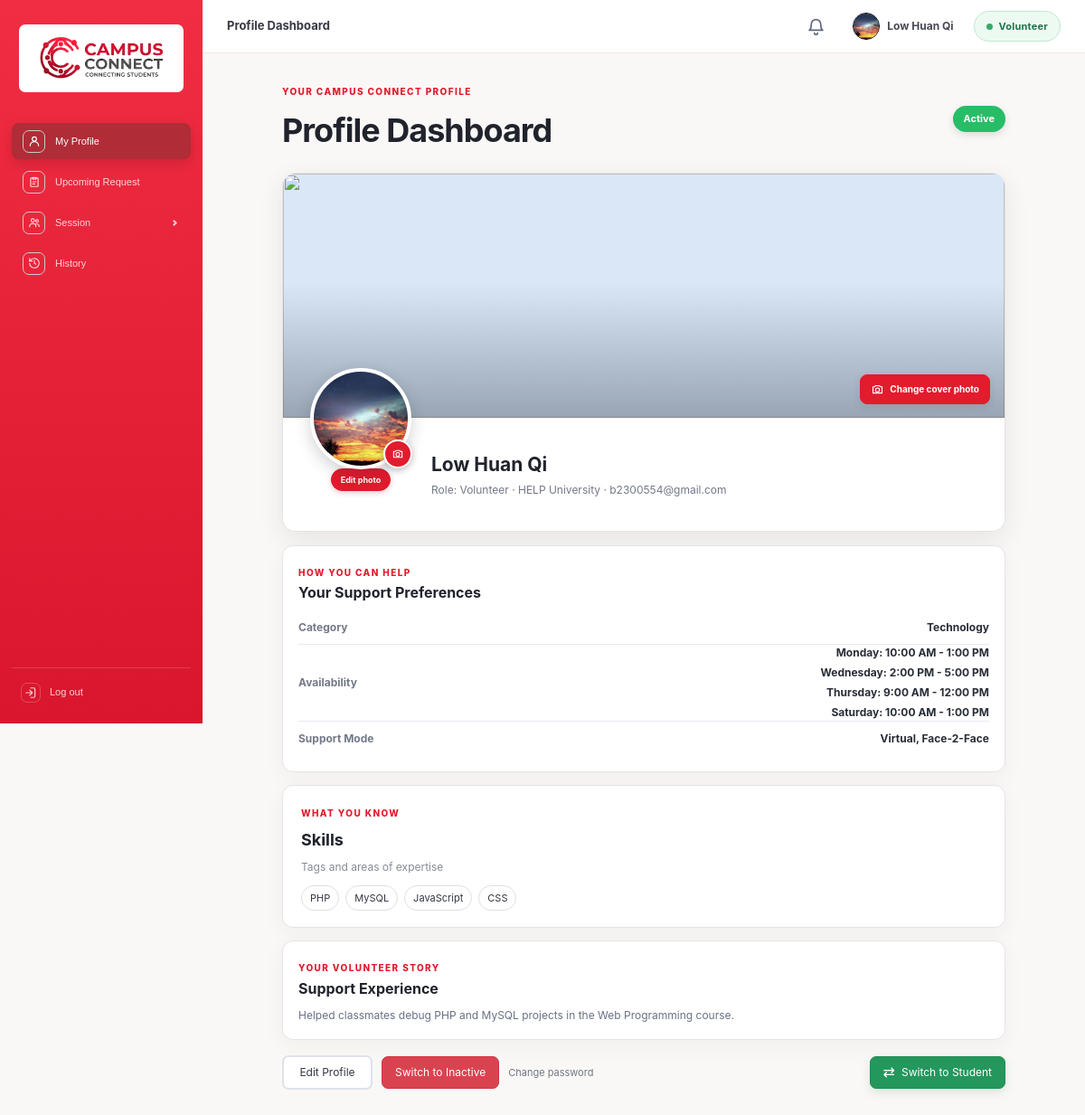
/backend/profile_management/volunteer.php (signed in), run on the app's committed database.
### tables this page shows
CREATE TABLE `users` (
  `id` int(11) NOT NULL,
  `email` varchar(150) NOT NULL,
  `full_name` varchar(100) NOT NULL,
  `university_name` varchar(100) NOT NULL,
  `password_hash` varchar(255) NOT NULL,
  `picture_url` varchar(255) DEFAULT NULL,
  `cover_photo_url` varchar(255) DEFAULT NULL,
  `volunteer_picture_url` varchar(255) DEFAULT NULL,
  `volunteer_cover_photo_url` varchar(255) DEFAULT NULL,
  `education` varchar(500) DEFAULT NULL,
  `skills` varchar(500) DEFAULT NULL,
  `support_experience` varchar(1000) DEFAULT NULL,
  `tfa_code` varchar(255) DEFAULT NULL,
  `tfa_expiry` datetime DEFAULT NULL,
  `failed_attempts` int(11) NOT NULL DEFAULT 0,
  `locked_until` datetime DEFAULT NULL,
  `remember_token_hash` char(64) DEFAULT NULL,
  `remember_expires` datetime DEFAULT NULL,
  `reset_code` varchar(6) DEFAULT NULL,
  `reset_expiry` datetime DEFAULT NULL,
  `is_volunteer` char(1) NOT NULL DEFAULT 'N',
  `is_active` char(1) NOT NULL DEFAULT 'N',
  `created_at` datetime NOT NULL DEFAULT current_timestamp()
);

### backend/general/account_functions.php (called while the page is built, shortened)
<?php
require_once __DIR__ . '/db.php';
function e($value): string {
    return htmlspecialchars((string)$value, ENT_QUOTES, 'UTF-8');
}
function current_user(): ?array {
    global $pdo;
    $stmt = $pdo->prepare('SELECT * FROM users WHERE id = ?');
    $stmt->execute([$_SESSION['user_id']]);
    $user = $stmt->fetch();
    return $user ?: null;
}
?>

### backend/general/notifications.php (called while the page is built, shortened)
<?php
function notificationTypesForRole(?string $role): array
{
    return match ($role) {
        'student' => ['Session Requested', 'Feedback Received', 'Pending Request'],
        'volunteer' => ['Request Submitted', 'Request Response', 'Status Update', 'Session Scheduled', 'Session Rejected', 'Feedback Reminder'],
        default => [],
    };
}
function notificationRoleFilter(?string $role): array
{
    $types = notificationTypesForRole($role);
    return [' AND notice_type NOT IN (' . implode(', ', array_fill(0, count($types), '?')) . ')', str_repeat('s', count($types))];
}
function bindNotificationQueryParams(mysqli_stmt $stmt, int $userId, ?string $role, string $types): void
{
    $values = array_merge([$userId], notificationTypesForRole($role));
    $params = ['i' . $types];
    foreach ($values as &$value) {
        $params[] = &$value;
    }
    call_user_func_array([$stmt, 'bind_param'], $params);
}
function countUnreadNotifications(mysqli $conn, int $userId, ?string $role = null): int
{
    [$roleFilter, $types] = notificationRoleFilter($role);
    $stmt = $conn->prepare("SELECT COUNT(*) FROM notifications WHERE user_id = ? AND is_read = 'N'" . $roleFilter);
    bindNotificationQueryParams($stmt, $userId, $role, $types);
    $stmt->execute();
    return (int)$stmt->get_result()->fetch_row()[0];
}

### backend/profile_management/volunteer.php (the view, shortened to what this page needs)
<?php
require_once dirname(__DIR__) . '/general/account_functions.php';
require_once dirname(__DIR__) . '/general/dashboard_header.php';
require_once dirname(__DIR__) . '/general/notifications.php';
$user = current_user();
$profilePicture = $user['volunteer_picture_url'] ?? '';
$coverPhoto = $user['volunteer_cover_photo_url'] ?? '';
$stmt = $pdo->prepare('SELECT category, preferred_day, start_time, end_time, support_mode, is_available FROM volunteers WHERE user_id = ? ORDER BY FIELD(preferred_day, \'Monday\', \'Tuesday\', \'Wednesday\', \'Thursday\', \'Friday\', \'Saturday\', \'Sunday\'), start_time');
$stmt->execute([$user['id']]);
$slots = $stmt->fetchAll();
$available = (bool)array_filter($slots, static fn($slot) => ($slot['is_available'] ?? 'N') === 'Y');
$categories = array_values(array_unique(array_column($slots, 'category')));
$skills = array_filter(array_map('trim', explode(',', (string)($user['skills'] ?? ''))));
$daySchedules = [];
foreach ($slots as $slot) $daySchedules[$slot['preferred_day']] = date('g:i A', strtotime($slot['start_time'])) . ' - ' . date('g:i A', strtotime($slot['end_time']));
$modes = array_values(array_unique(array_column($slots, 'support_mode')));
?>
<!DOCTYPE html>
<html lang="en">
<head>
    <link rel="stylesheet" href="<?= BASE_URL ?>/frontend/css/style.css">
    <link rel="stylesheet" href="<?= BASE_URL ?>/frontend/css/profile.css">
</head>
<body class="account-page dashboard-page profile-view-page volunteer-profile-page">
<div class="dashboard-app">
<?php include dirname(__DIR__) . '/general/account_sidebar.php'; ?>
<main class="dashboard-main">
    <?= renderDashboardHeader('Profile Dashboard', $user, null, countUnreadNotifications($conn, (int)$user['id'], 'volunteer')) ?>
    <div class="dashboard-shell profile-dashboard-shell volunteer-profile-shell">
        <div class="profile-page-heading volunteer-profile-heading"><div><span class="account-eyebrow">YOUR CAMPUS CONNECT PROFILE</span><h1>Profile Dashboard</h1></div><span class="volunteer-status <?= $available ? 'is-active' : 'is-paused' ?>"><?= $available ? 'Active' : 'Inactive' ?></span></div>
        <section class="profile-showcase-card">
            <a class="profile-cover" href="<?= BASE_URL ?>/profile_cover.php" aria-label="Change cover photo">
                <img class="profile-cover-image" src="<?= e($coverPhoto ?: DEFAULT_COVER_PHOTO) ?>" alt="">
                <span class="profile-cover-action"><svg viewBox="0 0 24 24" aria-hidden="true"><path d="M4 7.5h3l1.4-2h7.2l1.4 2h3v11H4z"/><circle cx="12" cy="13" r="3.5"/></svg>Change cover photo</span>
            </a>
            <div class="profile-identity-card">
                <div class="profile-avatar-wrap">
                    <a class="profile-identity-avatar" href="<?= BASE_URL ?>/profile_picture.php" aria-label="Change profile photo"><img src="<?= e($profilePicture ?: DEFAULT_PROFILE_PICTURE) ?>" alt=""></a>
                    <a class="profile-avatar-camera" href="<?= BASE_URL ?>/profile_picture.php" aria-label="Change profile photo"><svg viewBox="0 0 24 24" aria-hidden="true"><path d="M4 7.5h3l1.4-2h7.2l1.4 2h3v11H4z"/><circle cx="12" cy="13" r="3.5"/></svg></a>
                    <a class="profile-photo-edit" href="<?= BASE_URL ?>/profile_picture.php">Edit photo</a>
                </div>
                <div class="profile-identity-copy"><h2><?= e($user['full_name']) ?></h2><p>Role: Volunteer <span aria-hidden="true">·</span> <?= e($user['university_name'] ?? 'Campus Connect') ?> <span aria-hidden="true">·</span> <?= e($user['email']) ?></p></div>
            </div>
        </section>
        <section class="volunteer-preferences-card">
            <span class="account-eyebrow">HOW YOU CAN HELP</span>
            <h2>Your Support Preferences</h2>
            <div class="volunteer-preference-row"><span>Category</span><strong><?= $categories ? e(implode(', ', $categories)) : 'Not set' ?></strong></div>
            <div class="volunteer-preference-row"><span>Availability</span><div class="volunteer-schedule-list"><?php foreach ($daySchedules as $day => $time): ?><span><?= e($day) ?>: <?= e($time) ?></span><?php endforeach; ?></div></div>
            <div class="volunteer-preference-row"><span>Support Mode</span><strong><?= $modes ? e(implode(', ', $modes)) : 'Not set' ?></strong></div>
        </section>
        <section class="volunteer-skills-card"><span class="account-eyebrow">WHAT YOU KNOW</span><h2>Skills</h2><p class="profile-skill-hint">Tags and areas of expertise</p><div class="profile-skill-list"><?php foreach ($skills as $skill): ?><span><?= e($skill) ?></span><?php endforeach; ?><?php if (!$skills): ?><span class="profile-empty-skill">Add skills to help students find you.</span><?php endif; ?></div></section>
        <section class="volunteer-experience-card"><span class="account-eyebrow">YOUR VOLUNTEER STORY</span><h2>Support Experience</h2><p><?= nl2br(e($user['support_experience'] ?: 'Add your peer support, teaching, mentoring, or volunteering experience to help students get to know you.')) ?></p></section>
        <div class="volunteer-profile-actions">
            <a class="btn btn-secondary" href="<?= BASE_URL ?>/edit_profile.php">Edit Profile</a>
            <?php if ($isVolunteer): ?>
                <form method="post" data-confirm-title="Switch to <?= $available ? 'Inactive' : 'Active' ?>?" data-confirm-message="<?= $available ? 'You will no longer appear available for new student requests. Your schedule will remain saved.' : 'Your volunteer profile will appear available for new student requests.' ?>" data-confirm-submit="Switch status" data-confirm-icon="<?= $available ? 'inactive' : 'active' ?>"><input type="hidden" name="csrf_token" value="<?= e(csrf_token()) ?>"><input type="hidden" name="action" value="<?= $available ? 'inactive' : 'active' ?>"><button class="btn <?= $available ? 'btn-inactive' : 'btn-active' ?>" type="submit" <?= !$available ? 'style="border:1px solid #218b55 !important;color:#218b55 !important;background:#fff !important" onmouseenter="this.style.setProperty(\'background-color\',\'#218b55\',\'important\');this.style.setProperty(\'color\',\'#fff\',\'important\')" onmouseleave="this.style.setProperty(\'background-color\',\'#fff\',\'important\');this.style.setProperty(\'color\',\'#218b55\',\'important\')" onfocus="this.style.setProperty(\'background-color\',\'#218b55\',\'important\');this.style.setProperty(\'color\',\'#fff\',\'important\')" onblur="this.style.setProperty(\'background-color\',\'#fff\',\'important\');this.style.setProperty(\'color\',\'#218b55\',\'important\')"' : '' ?>>Switch to <?= $available ? 'Inactive' : 'Active' ?></button></form>
                <a class="profile-security-link" href="<?= BASE_URL ?>/change_password.php">Change password</a>
                <form method="post" data-confirm-title="Switch to Student?" data-confirm-message="You will stop appearing as available to students. Your volunteer profile and schedule will remain saved." data-confirm-submit="Switch to Student" data-confirm-icon="switch"><input type="hidden" name="csrf_token" value="<?= e(csrf_token()) ?>"><input type="hidden" name="action" value="student"><button class="btn btn-plain" type="submit">Switch to Student</button></form>
            <?php endif; ?>
        </div>
    </div>
</main>
</div>
</body>
</html>

### backend/general/dashboard_header.php (shortened to what this page needs)
<?php
function renderDashboardHeader(string $title, array $user, ?array $back = null, int $unreadNotifications = 0): string
{
    $backLink = '';
    $isVolunteer = ($user['is_volunteer'] ?? 'N') === 'Y';
    $name        = $user['full_name'] ?? 'Student';
    $picture     = $isVolunteer ? ($user['volunteer_picture_url'] ?? '') : ($user['picture_url'] ?? '');
    $avatar = '<img src="' . htmlspecialchars($picture ?: DEFAULT_PROFILE_PICTURE) . '" alt="">';
    $scriptKey = basename(dirname($_SERVER['SCRIPT_NAME'] ?? '')) . '/' . basename($_SERVER['SCRIPT_NAME'] ?? '');
    $isNotificationsPage = $scriptKey === 'notification_management/notifications.php';
    $bellLabel = $isNotificationsPage
        ? 'Close notifications'
        : ($unreadNotifications > 0 ? "Notifications, $unreadNotifications unread" : 'Notifications');
    $bellHref = $isNotificationsPage
        ? BASE_URL . ($isVolunteer ? '/volunteer.php' : '/profile.php')
        : BASE_URL . '/backend/notification_management/notifications.php';
    $bell = '<a class="dashboard-bell"' . ($isNotificationsPage ? ' data-notification-toggle="close"' : '')
          . ' href="' . $bellHref . '" title="' . $bellLabel . '" aria-label="' . $bellLabel . '">'
          . '<svg viewBox="0 0 24 24" aria-hidden="true"><path d="M6 9a6 6 0 0 1 12 0c0 6 2.5 7.5 2.5 7.5h-17S6 15 6 9z"/><path d="M10 20a2 2 0 0 0 4 0"/></svg>'
          . ($unreadNotifications > 0 ? '<span class="dashboard-bell-badge">' . ($unreadNotifications > 9 ? '9+' : $unreadNotifications) . '</span>' : '')
          . '</a>';
    return '<header class="dashboard-header">'
         . '<div class="dashboard-header-title">' . $backLink . '<span>' . htmlspecialchars($title) . '</span></div>'
         . '<nav class="dashboard-nav" aria-label="Account navigation">'
         . $bell
         . '<a class="dashboard-user-chip" href="' . BASE_URL . ($isVolunteer ? '/volunteer.php' : '/profile.php') . '" aria-label="View your profile">'
         . '<span class="dashboard-user-avatar">' . $avatar . '</span>' . htmlspecialchars($name) . '</a>'
         . '<span class="dashboard-role-badge ' . ($isVolunteer ? 'is-volunteer' : 'is-student') . '" aria-label="Current role: ' . ($isVolunteer ? 'Volunteer' : 'Student') . '">' . ($isVolunteer ? 'Volunteer' : 'Student') . '</span>'
         . '</nav></header>'
         . ($isNotificationsPage
             ? '<script>(function () {'
             . 'var closeLink = document.querySelector("[data-notification-toggle=\\"close\\"]");'
             . 'if (!closeLink) { return; }'
             . 'closeLink.addEventListener("click", function (event) {'
             . '  if (window.history.length < 2 || !document.referrer) { return; }'
             . '  if (document.referrer === window.location.origin || document.referrer.indexOf(window.location.origin + "/") === 0) {'
             . '    event.preventDefault();'
             . '    window.history.back();'
             . '  }'
             . '});'
             . '})();</script>'
             : '');
}

### data on the page
users: volunteer_picture_url (picture), full_name "Low Huan Qi", university_name "HELP University", email "b2300554@gmail.com", skills "PHP", skills "MySQL", skills "JavaScript", skills "CSS", support_experience "Helped classmates debug PHP and MySQL projects in the Web Programming course."

### other printed values
$title "Profile Dashboard"
implode(', ', $categories) "Technology"
$day "Monday"
$time "10:00 AM - 1:00 PM"
$day "Wednesday"
$time "2:00 PM - 5:00 PM"
$day "Thursday"
$time "9:00 AM - 12:00 PM"
$day "Saturday"
implode(', ', $modes) "Virtual, Face-2-Face"
